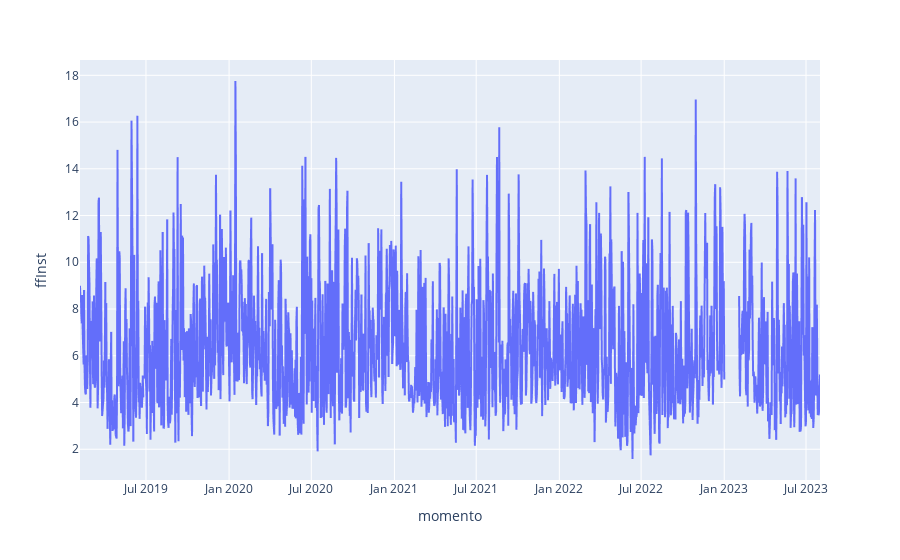

The notebook cell saved with this chart:
### Markdown cell above
# Viento

### Code cell
b = merged_df_viento[['momento', 'ffInst']].copy()
b = b.set_index('momento').resample('D').ffInst.mean().reset_index()
px.line(b, y='ffInst', x='momento')

### Figure 1 — Plotly figure (JSON) as saved in the notebook; plotly's stock layout.template omitted (floating-point values rounded to 4 significant figures; data arrays with more than 128 entries replaced by an {"elided": "..."} marker saying what was removed)
{"data": [{"hovertemplate": "momento=%{x}<br>ffInst=%{y}<extra></extra>", "legendgroup": "", "line": {"color": "#636efa", "dash": "solid"}, "marker": {"symbol": "circle"}, "mode": "lines", "name": "", "showlegend": false, "type": "scattergl", "x": {"elided": "1639 str values"}, "xaxis": "x", "y": {"elided": "1639 float values"}, "yaxis": "y"}], "layout": {"legend": {"tracegroupgap": 0}, "margin": {"t": 60}, "xaxis": {"anchor": "y", "domain": [0, 1], "title": {"text": "momento"}}, "yaxis": {"anchor": "x", "domain": [0, 1], "title": {"text": "ffInst"}}}}
